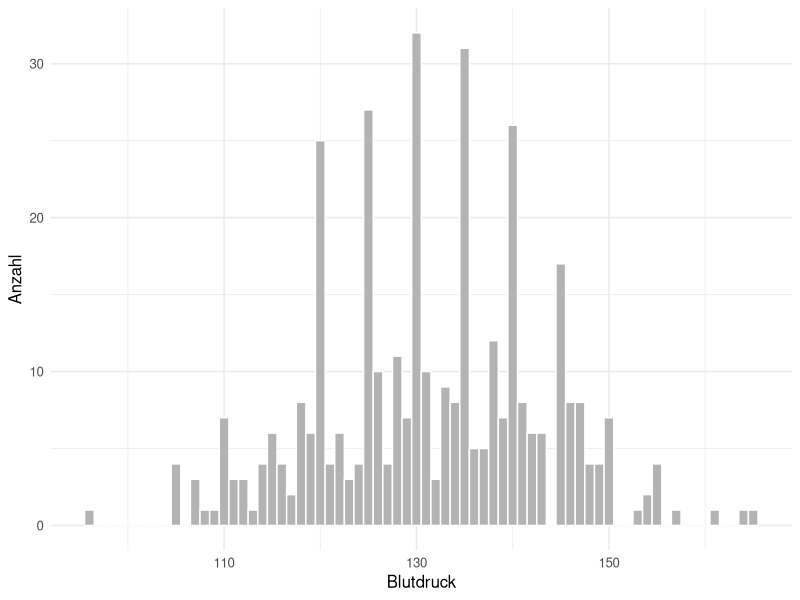

The R source for this figure: (Note: this script raises an error after producing the figure.)
## ---- chunk 1
#| label: setup-r
#| include: false
library(ggplot2)
library(dplyr)

theme_set(theme_minimal(base_size = 12))
set.seed(42)

# Ein Datensatz mit absichtlich eingebauten Auffaelligkeiten, wie sie in
# echten Exporten vorkommen.
n <- 400
roh <- data.frame(
  gewicht  = round(rnorm(n, 82, 11), 1),
  alter    = sample(18:74, n, replace = TRUE),
  standort = sample(c("Bern", "Chur", "Sion"), n, replace = TRUE,
                    prob = c(0.5, 0.3, 0.2))
)
roh$blutdruck <- round(90 + 0.45 * roh$alter + 0.25 * roh$gewicht + rnorm(n, 0, 8))
# Rundungspraeferenz: ein Teil der Werte wurde auf 5 gerundet abgelesen
idx <- sample(seq_len(n), 150)
roh$blutdruck[idx] <- round(roh$blutdruck[idx] / 5) * 5
# Sensorfehler und Luecken
roh$gewicht[c(12, 88, 301)] <- -1
roh$blutdruck[sample(seq_len(n), 18)] <- NA
## ---- chunk 2
#| label: fig-variation-r
#| fig-cap: "Verteilung des Blutdrucks. Der Bereich stimmt, die Form ist auffällig gezackt."
#| fig-height: 3.2
ggplot(roh, aes(blutdruck)) +
  geom_histogram(binwidth = 1, fill = "grey70", colour = "white") +
  labs(x = "Blutdruck", y = "Anzahl")
## ---- chunk 3
#| label: rundung-r
endziffern <- table(roh$blutdruck %% 10)
round(prop.table(endziffern), 3)
## ---- chunk 4
#| label: fig-kovariation-r
#| fig-cap: "Blutdruck gegen Alter, getrennt nach Standort."
#| fig-height: 3.2
ggplot(daten, aes(alter, blutdruck)) +
  geom_point(alpha = 0.5, size = 1.3) +
  geom_smooth(method = "lm", formula = y ~ x, se = FALSE, colour = "black") +
  facet_wrap(~ standort) +
  labs(x = "Alter", y = "Blutdruck")
## ---- chunk 5
#| label: kreuztabelle-r
daten$altersgruppe <- cut(daten$alter,
                          breaks = c(17, 35, 55, 75),
                          labels = c("18-35", "36-55", "56-74"))

tab <- table(daten$standort, daten$altersgruppe)
tab
round(prop.table(tab, margin = 1), 2)    # Anteile je Zeile
